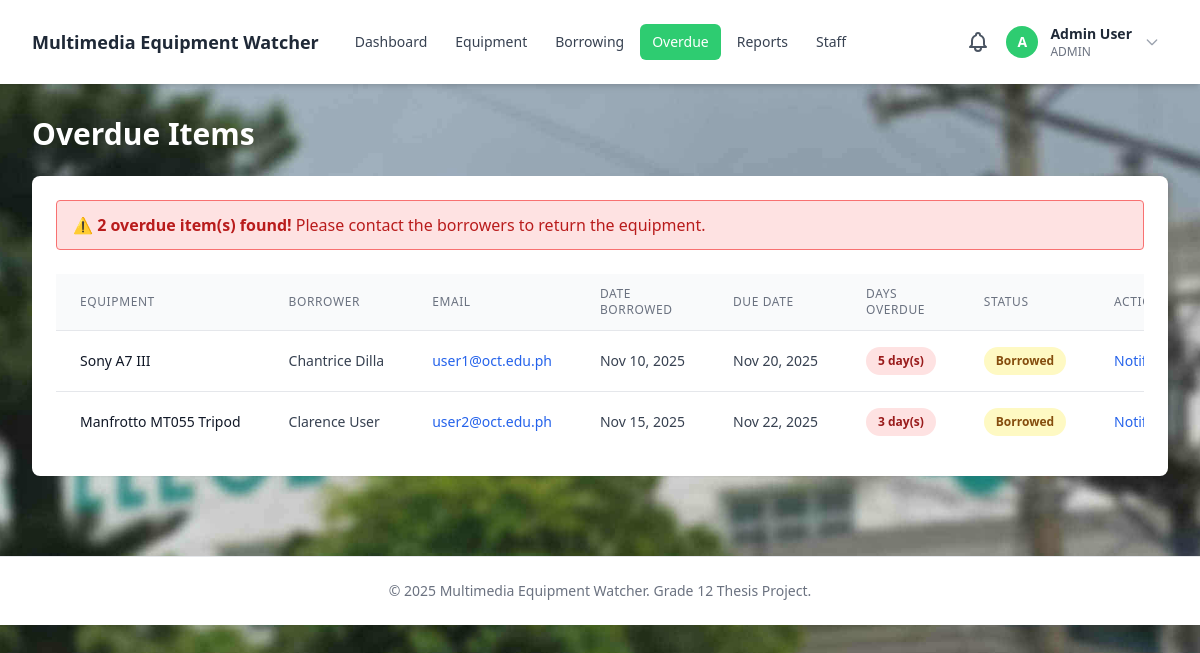
/overdue/list.php (signed in), run on the app's committed database.
### tables this page shows
CREATE TABLE borrowing_transactions (
    id INT AUTO_INCREMENT PRIMARY KEY,
    equipment_id INT NOT NULL,
    user_id INT NOT NULL,
    quantity INT NOT NULL DEFAULT 1,
    quantity_returned INT NOT NULL DEFAULT 0,
    date_borrowed DATE NOT NULL,
    due_date DATE NOT NULL,
    date_returned DATE NULL,
    status ENUM('pending', 'borrowed', 'returned', 'partially_returned', 'lost', 'rejected') NOT NULL DEFAULT 'pending',
    remarks TEXT NULL,
    created_at TIMESTAMP DEFAULT CURRENT_TIMESTAMP,
    FOREIGN KEY (equipment_id) REFERENCES equipment(id) ON DELETE CASCADE,
    FOREIGN KEY (user_id) REFERENCES users(id) ON DELETE CASCADE
);

CREATE TABLE equipment (
    id INT AUTO_INCREMENT PRIMARY KEY,
    name VARCHAR(100) NOT NULL,
    description TEXT,
    category VARCHAR(50),
    total_quantity INT NOT NULL DEFAULT 1,
    available_quantity INT NOT NULL DEFAULT 1,
    status ENUM('available', 'borrowed', 'damaged', 'lost') NOT NULL DEFAULT 'available',
    created_at TIMESTAMP DEFAULT CURRENT_TIMESTAMP
);

CREATE TABLE users (
    id INT AUTO_INCREMENT PRIMARY KEY,
    name VARCHAR(100) NOT NULL,
    email VARCHAR(100) NOT NULL UNIQUE,
    password VARCHAR(255) NOT NULL,
    role ENUM('admin', 'user') NOT NULL DEFAULT 'user',
    is_active TINYINT(1) NOT NULL DEFAULT 0,
    created_at TIMESTAMP DEFAULT CURRENT_TIMESTAMP
);

### overdue/list.php (the view, shortened to what this page needs)
<?php
require_once '../includes/header.php';
$pdo = getDBConnection();
$stmt = $pdo->query("
    SELECT bt.*,
           e.name as equipment_name,
           u.name as borrower_name,
           u.email as borrower_email,
           DATEDIFF(CURDATE(), bt.due_date) as days_overdue
    FROM borrowing_transactions bt
    JOIN equipment e ON bt.equipment_id = e.id
    JOIN users u ON bt.user_id = u.id
    WHERE bt.status IN ('borrowed', 'partially_returned') AND bt.due_date < CURDATE()
    ORDER BY bt.due_date ASC
");
$overdueTransactions = $stmt->fetchAll();
?>
<div class="flex justify-between items-center mb-6">
    <h2 class="text-3xl font-bold text-white">Overdue Items</h2>
</div>
<div class="bg-white rounded-lg shadow-sm p-6">
    <?php if (count($overdueTransactions) > 0): ?>
        <div class="bg-red-100 border border-red-400 text-red-700 px-4 py-3 rounded mb-6">
            <strong>⚠ <?php echo count($overdueTransactions); ?> overdue item(s) found!</strong>
            Please contact the borrowers to return the equipment.
        </div>
        <div class="overflow-x-auto">
            <table class="min-w-full divide-y divide-gray-200">
                <thead class="bg-gray-50">
                    <tr>
                        <th class="px-6 py-3 text-left text-xs font-medium text-gray-500 uppercase tracking-wider">Equipment</th>
                        <th class="px-6 py-3 text-left text-xs font-medium text-gray-500 uppercase tracking-wider">Borrower</th>
                        <th class="px-6 py-3 text-left text-xs font-medium text-gray-500 uppercase tracking-wider">Email</th>
                        <th class="px-6 py-3 text-left text-xs font-medium text-gray-500 uppercase tracking-wider">Date Borrowed</th>
                        <th class="px-6 py-3 text-left text-xs font-medium text-gray-500 uppercase tracking-wider">Due Date</th>
                        <th class="px-6 py-3 text-left text-xs font-medium text-gray-500 uppercase tracking-wider">Days Overdue</th>
                        <th class="px-6 py-3 text-left text-xs font-medium text-gray-500 uppercase tracking-wider">Status</th>
                        <th class="px-6 py-3 text-left text-xs font-medium text-gray-500 uppercase tracking-wider">Actions</th>
                    </tr>
                </thead>
                <tbody class="bg-white divide-y divide-gray-200">
                    <?php foreach ($overdueTransactions as $transaction): ?>
                        <tr class="hover:bg-gray-50">
                            <td class="px-6 py-4 whitespace-nowrap text-sm font-medium text-gray-900"><?php echo htmlspecialchars($transaction['equipment_name']); ?></td>
                            <td class="px-6 py-4 whitespace-nowrap text-sm text-gray-700"><?php echo htmlspecialchars($transaction['borrower_name']); ?></td>
                            <td class="px-6 py-4 whitespace-nowrap text-sm text-gray-700">
                                <a href="mailto:<?php echo htmlspecialchars($transaction['borrower_email']); ?>" class="text-blue-600 hover:text-blue-800">
                                    <?php echo htmlspecialchars($transaction['borrower_email']); ?>
                                </a>
                            </td>
                            <td class="px-6 py-4 whitespace-nowrap text-sm text-gray-700"><?php echo date('M d, Y', strtotime($transaction['date_borrowed'])); ?></td>
                            <td class="px-6 py-4 whitespace-nowrap text-sm text-gray-700"><?php echo date('M d, Y', strtotime($transaction['due_date'])); ?></td>
                            <td class="px-6 py-4 whitespace-nowrap">
                                <span class="px-3 py-1 inline-flex text-xs leading-5 font-semibold rounded-full bg-red-100 text-red-800">
                                    <?php echo $transaction['days_overdue']; ?> day(s)
                                </span>
                            </td>
                            <td class="px-6 py-4 whitespace-nowrap">
                                <span class="px-3 py-1 inline-flex text-xs leading-5 font-semibold rounded-full <?php echo $transaction['status'] === 'partially_returned' ? 'bg-orange-100 text-orange-800' : 'bg-yellow-100 text-yellow-800'; ?>">
                                    <?php echo ucfirst(str_replace('_', ' ', $transaction['status'])); ?>
                                </span>
                            </td>
                            <td class="px-6 py-4 whitespace-nowrap text-sm">
                                <form method="POST" class="inline" onsubmit="return confirm('Send overdue notification to <?php echo htmlspecialchars($transaction['borrower_name']); ?>?');">
                                    <button type="submit" class="text-blue-600 hover:text-blue-800 font-medium mr-3">Notify</button>
                                </form>
                            </td>
                        </tr>
                    <?php endforeach; ?>
                </tbody>
            </table>
        </div>
    <?php endif; ?>
</div>
<?php require_once '../includes/footer.php'; ?>

### data on the page
borrowing_transactions: equipment.name "Sony A7 III", user.name "Chantrice Dilla", user.email "user1@oct.edu.ph", date_borrowed "Nov 10, 2025", due_date "Nov 20, 2025", days_overdue "5", status "Borrowed"
borrowing_transactions: equipment.name "Manfrotto MT055 Tripod", user.name "Clarence User", user.email "user2@oct.edu.ph", date_borrowed "Nov 15, 2025", due_date "Nov 22, 2025", days_overdue "3", status "Borrowed"

### other printed values
substr($currentUser['name'], 0, 1) "A"
$currentUser['name'] "Admin User"
$currentUser['role'] "ADMIN"
count($overdueTransactions) "2"
